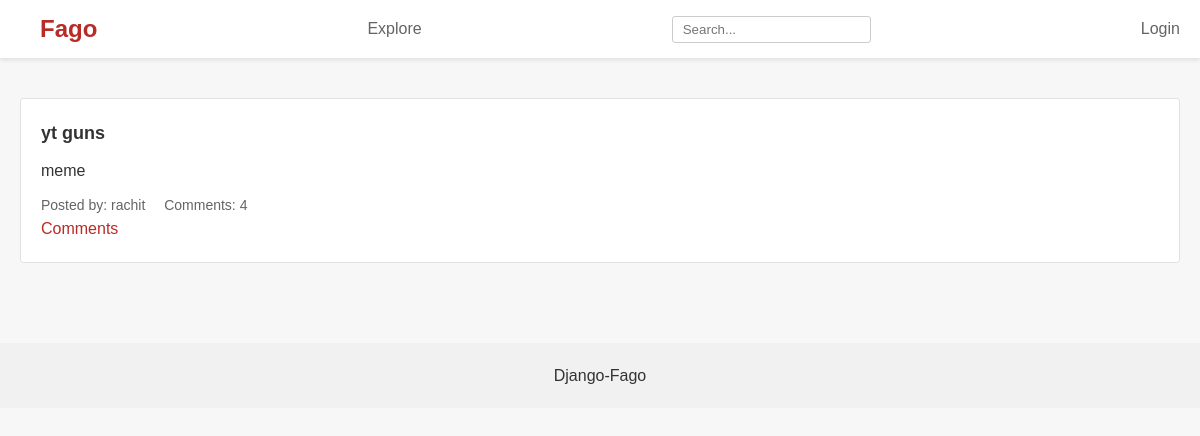
The app's page /, older data.
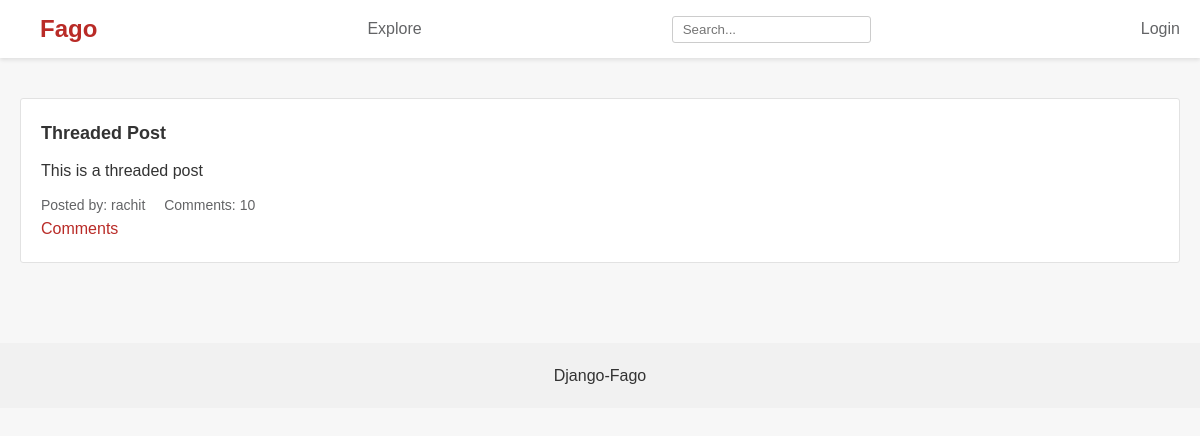
The same page, newer data.
### posts/models.py (models this page shows, shortened)
class Post(models.Model):
    title = models.CharField(max_length=255)
    content = models.TextField()
    image = models.ImageField(upload_to=settings.POSTS_PICS_DIR,
                              blank=True,
                              null=True)
    author = models.ForeignKey(User, on_delete=models.CASCADE)
    posted_at = models.DateTimeField(timezone.now, default=timezone.now)
    community = models.ForeignKey(Community, related_name='posts', on_delete=models.CASCADE, default=None, null=True)

### posts/views.py (the view)
# urls.py: 2. Add a URL to urlpatterns:  path('', views.home, name='home')
def home(request):
    posts = Post.objects.order_by('-posted_at')
    context = {
        'posts': posts,
    }
    return render(request, "posts/index.html", context=context)

### posts/templates/posts/index.html (shortened to what this page needs)
{% extends "posts/base.html" %}
{% block content %}
<main class="container">
    <div class="posts">
        {% for post in posts %}
        <div class="post">
            <h2>{{ post.title }}</h2>
            <p>{{ post.content }}</p>
            <div class="post-meta">
                <span>Posted by: {{ post.author }}</span>
                <span>Comments: {{ post.comment_set.count }}</span>
            </div>
            <a href="{% url 'read-post' post.id %}" class="hi">Comments</a>
        </div>
        {% endfor %}
    </div>
</main>
{% endblock %}

Row changes from the older to the newer data that the page shows:
removed Post: title "yt guns", content "meme", author "rachit", comment_set.count "4"
added Post: title "Threaded Post", content "This is a threaded post", author "rachit", comment_set.count "10"
